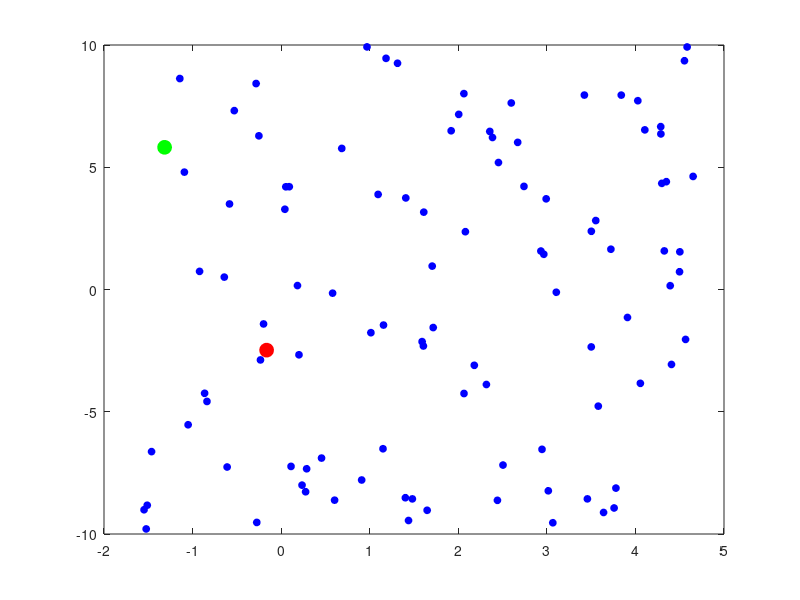

This chart was generated by the following MATLAB code: (Note: this script raises an error after producing the figure.)
%% Code setup (Do not modify, but please read) %%%%%%%%%%%%%%%%%%%%%%%%%%%%%%%%%%%%%%%%%%%%%

% Bounds on world
world_bounds_th = [-pi/2,(3/2)*pi];
world_bounds_thdot = [-10,10];

% Start and goal positions
figure(1); clf;
xs_start = (world_bounds_th(2) - world_bounds_th(1))*rand(1) + world_bounds_th(1);
ys_start = (world_bounds_thdot(2) - world_bounds_thdot(1))*rand(1) + world_bounds_thdot(1);
xs_goal = (world_bounds_th(2) - world_bounds_th(1))*rand(1) + world_bounds_th(1);
ys_goal = (world_bounds_thdot(2) - world_bounds_thdot(1))*rand(1) + world_bounds_thdot(1);

% plot start and goal positions
xy_start = [xs_start;ys_start]; plot(xy_start(1),xy_start(2),'ro','MarkerFaceColor','r','MarkerSize',10); hold on;
xy_goal = [xs_goal;ys_goal]; plot(xy_goal(1),xy_goal(2),'go','MarkerFaceColor','g','MarkerSize',10); drawnow;

% Initialize n random vertices in state space
n = 100;
xs = (world_bounds_th(2) - world_bounds_th(1))*rand(1,n) + world_bounds_th(1);
ys = (world_bounds_thdot(2) - world_bounds_thdot(1))*rand(1,n) + world_bounds_thdot(1);
prm_verts = [xs;ys];
hold on;
plot(prm_verts(1,:),prm_verts(2,:),'bo','MarkerFaceColor','b','MarkerSize',5);
drawnow;
N = 1;


% LQR Analysis get S and K for each vertex
g = 9.81; 
b = 0.1;
R = 0.1; 
Q = eye(2);
S_verts = []
K_verts = []
for k = 1:length(prm_verts)
    A = [0,1;-g*cos(prm_verts(1,k)),-b];
    B = [0;1];
    [K,S] = lqr(A,B,Q,R);
    S_verts = [S_verts, S];
    K_verts = [K_verts, K];
end 

% K Closest neighbors 
k = 5
[closest_vertices] = closestVerticesLQR(prm_verts, S_verts, K_verts, k);


figure(1); hold on;
axis([world_bounds_th, world_bounds_thdot]);

for k = 1:length(prm_verts)
    ix = closest_vertices(1,k);
    K = [K_verts(:,ix*2-1),K_verts(:,ix*2)];
    new_vert = extendLQR(prm_verts(:,ix),prm_verts(:,k),K); 
    disp(prm_verts(:,ix));
    disp(new_vert);
end



%{
    % Sample point
    rnd = rand(1);
    % With probability 0.05, sample the goal. This promotes movement to the
    % goal.
    if rnd < 0.05
        xy = xy_goal;
    else
        % Sample from space with probability 0.95
        xs = (world_bounds_th(2) - world_bounds_th(1))*rand(1) + world_bounds_th(1);
        ys = (world_bounds_thdot(2) - world_bounds_thdot(1))*rand(1) + world_bounds_thdot(1);
        xy = [xs;ys];
    end
    
    %% FILL ME IN %%%%%%%%%%%%%%%%%%%%%%%%%%%%%%%%%%%%%%%%%%%%%%%%%%%%%%%%%%%%%%%%%%%%%%%%%%
    if strcmp(method, 'euclidean')
        [closest_vert,ix] = closestVertexEuclidean(rrt_verts(:,1:N),xy); % Write this function
    elseif strcmp(method, 'lqr')
        [closest_vert,K,ix] = closestVertexLQR(rrt_verts(:,1:N),xy); % Write this function
    end
    %%%%%%%%%%%%%%%%%%%%%%%%%%%%%%%%%%%%%%%%%%%%%%%%%%%%%%%%%%%%%%%%%%%%%%%%%%%%%%%%%%%%%%%%
    
    %% FILL ME IN %%%%%%%%%%%%%%%%%%%%%%%%%%%%%%%%%%%%%%%%%%%%%%%%%%%%%%%%%%%%%%%%%%%%%%%%%%
    if strcmp(method, 'euclidean')
        new_vert = extendEuclidean(closest_vert,xy); % Write this function
    else
        
    end

    delete(hxy);
    figure(1);
    hxy = plot(xy(1),xy(2),'r.');axis([world_bounds_th, world_bounds_thdot]); 

    
    %%%%%%%%%%%%%%%%%%%%%%%%%%%%%%%%%%%%%%%%%%%%%%%%%%%%%%%%%%%%%%%%%%%%%%%%%%%%%%%%%%%%
    
     
    % Plot extension (Comment the next few lines out if you want your code to
    % run a bit quicker. The plotting is useful for debugging though.)
    figure(1)
    hold on
    plot(new_vert(1),new_vert(2),'bo','MarkerFaceColor','b','MarkerSize',5);
    % Plot line (but only if we are not wrapping to the other side of the
    % plot)
    if abs(closest_vert(1) - new_vert(1)) < 0.75*(2*pi)
        line([closest_vert(1),new_vert(1)],[closest_vert(2),new_vert(2)]);
    end
    axis([world_bounds_th, world_bounds_thdot]);

    
    %% DO NOT MODIFY THIS %%%%%%%%%%%%%%%%%%%%%%%%%%%%%%%%%%%%%%%%%%%%%%%%%%%%%%%%%%%%%%%
    % If it is collision free, add it to tree    
    N = N+1;
    if N > size(rrt_verts,2)
        rrt_verts = [rrt_verts zeros(size(rrt_verts))];
    end
    rrt_verts(:,N) = [new_vert;ix];
    
    % Check if we have reached goal
    if norm(xy_goal-new_vert) < minDistGoal
        break;
    end
    disp(N);
    
    %%%%%%%%%%%%%%%%%%%%%%%%%%%%%%%%%%%%%%%%%%%%%%%%%%%%%%%%%%%%%%%%%%%%%%%%%%%%%%%%%%%%%%
        
       
end

% Plot vertices in RRT
hold on;
plot(rrt_verts(1,:),rrt_verts(2,:),'bo','MarkerFaceColor','b','MarkerSize',5);
xys = []
while(N>0)
    N = rrt_verts(3,N);
    if N > 0
        disp(N);
        xys = [rrt_verts(1:2,N),xys];
    end 
end 
disp(xys);
ts = [];
for i=1:size(xys,2)
    ts = [ts, 0.1*(i-1)];
end 
xy_length = size(xys)
for k = 1:xy_length(2)-1
    first_vert = xys(:,k);
    second_vert = xys(:,k+1);
    disp(second_vert);
    if abs(first_vert(1) - second_vert(1)) < 0.75*(2*pi)
        line([first_vert(1),second_vert(1)],[first_vert(2),second_vert(2)],'Color','r');
    end
end
%disp(ts);
%pd = PendulumPlant;
%pv = PendulumVisualizer();
%traj = PPTrajectory(foh(ts,xys));
%traj = traj.setOutputFrame(pv.getInputFrame());
%playback(pv,traj);
%}